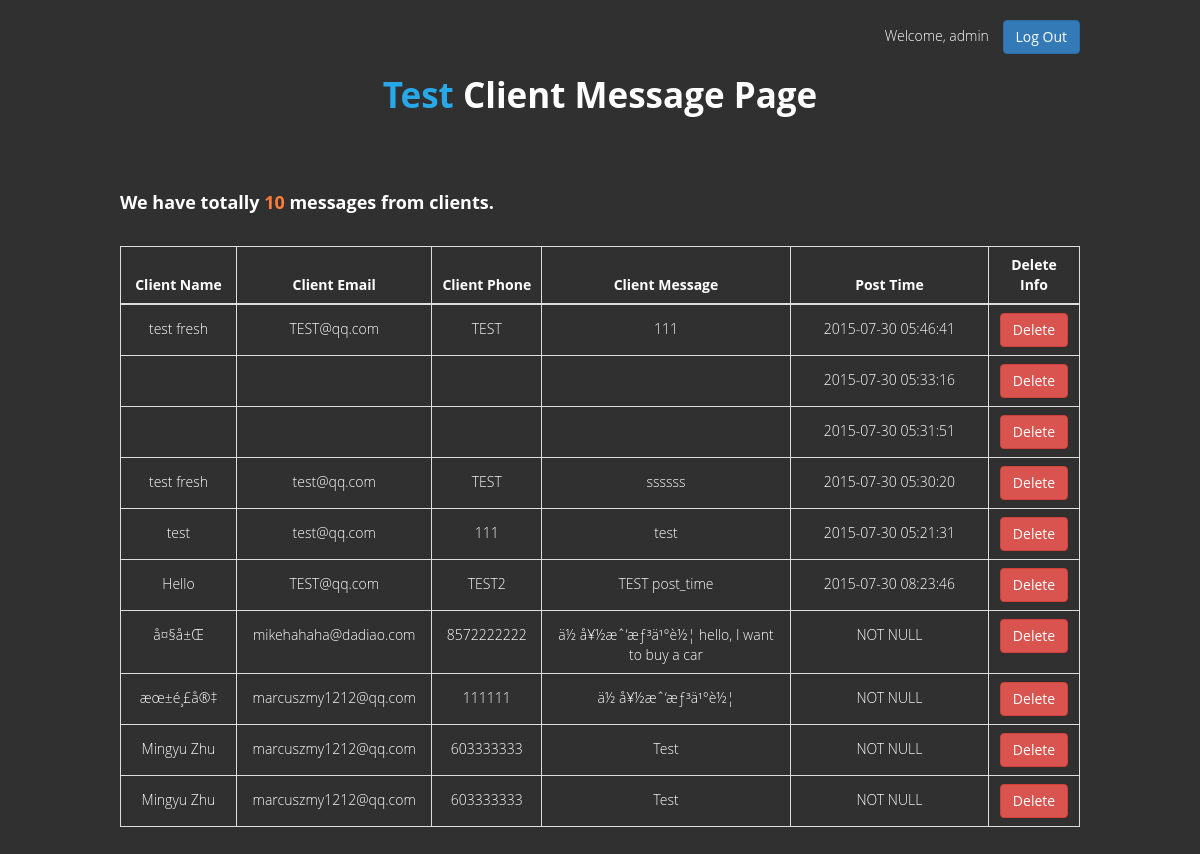
The page /car_admin/index.php (signed in) on the database its author committed.
### tables this page shows
CREATE TABLE IF NOT EXISTS `client` (
  `id` int(16) NOT NULL AUTO_INCREMENT,
  `client_name` char(32) NOT NULL DEFAULT 'NOT NULL',
  `client_email` char(64) NOT NULL DEFAULT 'NOT NULL',
  `client_phone` char(32) NOT NULL DEFAULT 'NOT NULL',
  `client_message` varchar(4096) NOT NULL DEFAULT 'NOT NULL',
  `post_time` char(32) NOT NULL DEFAULT 'NOT NULL',
  PRIMARY KEY (`id`)
);

### car_admin/index.php (the view, shortened to what this page needs)
<?php
include "db.php";
if(!isset($_COOKIE['isLogin']) && !$_COOKIE['isLogin'] == '1'){
    header("Location:login.php");
}
else{
    ?>
    <!DOCTYPE html>
    <html lang="en" xmlns="http://www.w3.org/1999/html">
    <head>
        <link rel="stylesheet" type="text/css" href="datatable/css/jquery.dataTables.min.css" />
        <link rel="stylesheet" type="text/css" href="../css/bootstrap.min.css" />
        <link rel="stylesheet" type="text/css" href="../css/style.css" />
        <link rel="stylesheet" type="text/css" href="admin_css/admin_style.css" />
    </head>
    <body>
        <div class = "user-info navbar-fixed-top">
            <span>Welcome, <?php echo $_COOKIE['username'];  ?></span>
            <button class="btn btn-primary"><a href="logout.php">Log Out</a></button>
        </div>
        <div class = "admin-title">
            <span>Test</span> Client Message Page
        </div>
        <?php
            $select = "SELECT * FROM client ORDER BY id DESC";
            $result = mysqli_query($mysqli, $select);
            $count_message = mysqli_num_rows($result);
        ?>
        <div class = "total-message"><span>We have totally <div class="message-number"><?php echo $count_message ?></div> messages from clients.</span></div>
        <div class = "table-style">
            <table class = "table table-bordered" id="Table">
                <thead>
                <tr>
                    <th class="name">Client Name</th>
                    <th class="email">Client Email</th>
                    <th class="phone">Client Phone</th>
                    <th class="message">Client Message</th>
                    <th class="delete">Post Time</th>
                    <th class="delete">Delete Info</th>
                </tr>
                </thead>
                <tbody>
                <?php
            while ($row = mysqli_fetch_array($result)){
                $id = $row['id'];
            ?>
            <tr>
            <td class="name"><?php echo $row['client_name']; ?></td>
            <td class="email"><?php echo $row['client_email']; ?></td>
            <td class="phone"><?php echo $row['client_phone']; ?></td>
            <td class="message"><?php echo $row['client_message']; ?></td>
            <td class="message"><?php echo $row['post_time']; ?></td>
            <td class="delete">
                <button type="button" data-toggle="modal" data-target="#delete<?php echo $id;?>" class="btn btn-danger">Delete </button>
            </td>
                </div>
        </tr>
            <?php } ?>
    </body>
    </html>
<?php
}
?>

### css/style.css (style rules this page uses)
body { background: #303030; color: #ffffff; font-family: 'Open Sans', sans-serif; font-weight: 300; overflow-x: hidden; }
a { color: #47C6F8; }

### car_admin/admin_css/admin_style.css (style rules this page uses)
body { background:#303030; font-family: 'Open Sans', sans-serif; }
.admin-title { width: 800px; margin: 70px auto; text-align: center; font-size: 35px; font-weight: bold; font-family: 'Open Sans', sans-serif; }
.admin-title span { font-size: 35px; font-weight: bold; color: #28a7e9; }
.user-info { text-align: right; width: 960px; margin: 0 auto; padding-top: 20px; padding-bottom: 20px; background:#303030; }
.user-info button { margin-left: 10px; }
.user-info button a { color: #ffffff; }
.user-info button a:link,a:visited,a:hover,a:active { text-decoration: none; }
.total-message { font-weight: bold; font-size: 18px; width: 960px; margin: auto; }
.total-message .message-number { color: #ff7c3b; display: inline-block; }
.table-style { width:960px; margin: 30px auto; }
.table-style .name { width:150px; text-align: center; padding-top:14px; }
.table-style .email { width:220px; text-align: center; padding-top:14px; }
.table-style .phone { width:130px; text-align: center; padding-top:14px; }
.table-style .message { width:400px; text-align: center; padding-top:14px; }
.table-style .delete { width:100px; text-align: center; }

### rows shown on the page
client: client_name "test fresh", client_email "TEST@qq.com", client_phone "TEST", client_message "111", post_time "2015-07-30 05:46:41"
client: post_time "2015-07-30 05:33:16"
client: post_time "2015-07-30 05:31:51"
client: client_name "test fresh", client_email "test@qq.com", client_phone "TEST", client_message "ssssss", post_time "2015-07-30 05:30:20"
client: client_name "test", client_email "test@qq.com", client_phone "111", client_message "test", post_time "2015-07-30 05:21:31"
client: client_name "Hello", client_email "TEST@qq.com", client_phone "TEST2", client_message "TEST post_time", post_time "2015-07-30 08:23:46"
client: client_name "å¤§å±Œ", client_email "mikehahaha@dadiao.com", client_phone "8572222222", client_message "ä½ å¥½æˆ‘æƒ³ä¹°è½¦ hello, I want to buy a car", post_time "NOT NULL"
client: client_name "æœ±é¸£å®‡", client_email "marcuszmy1212@qq.com", client_phone "111111", client_message "ä½ å¥½æˆ‘æƒ³ä¹°è½¦", post_time "NOT NULL"
client: client_name "Mingyu Zhu", client_email "marcuszmy1212@qq.com", client_phone "603333333", client_message "Test", post_time "NOT NULL"
client: client_name "Mingyu Zhu", client_email "marcuszmy1212@qq.com", client_phone "603333333", client_message "Test", post_time "NOT NULL"

### other values the page prints
$_COOKIE['username'] "admin"
$count_message "10"
